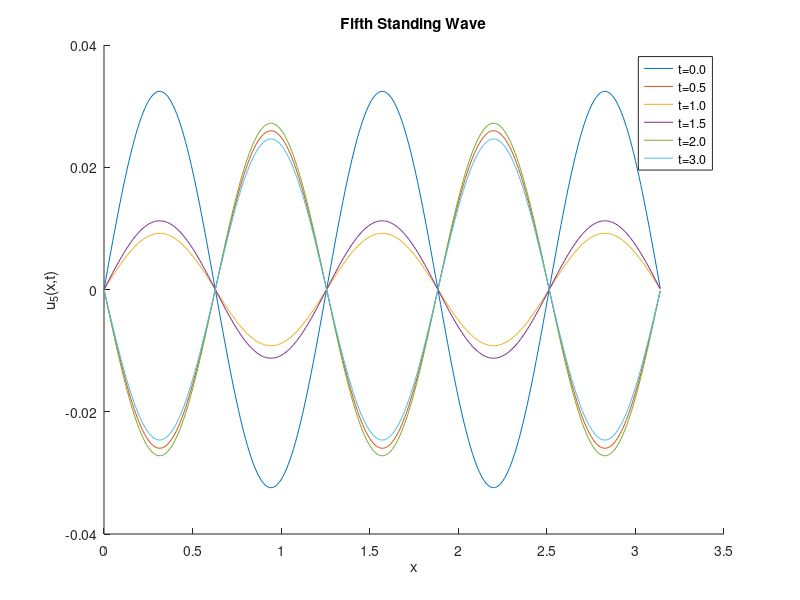
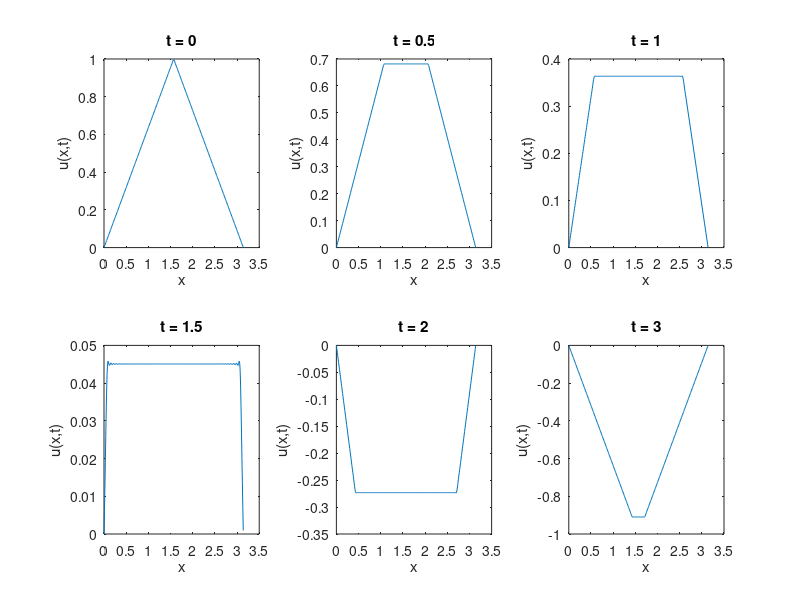

Recreate these plots in MATLAB, in order.
L = pi; 
xInc = 0.01;
T = 3;
Tinc = 0.01;
Tset = [0.0,0.5, 1.0,1.5,2.0,3.0];
h = 1;
a = 1;
x = 0:xInc:L;
t = 0:Tinc:T;
N = 100;
U = zeros(length(t),length(x));
for n=1:N
    sn = ((8*h)/(n*pi)^2*cos(n*t')*sin(n*pi/2)*sin(n*x));
    U = U + sn;
    if(n == 5)         
        s5 = sn;
    end
end
 hold on;
for i=1:length(Tset) 
    ind = Tset(i)/Tinc; 
    plot(x,s5(ind+1,:))
end
xlabel('x')
ylabel('u_5(x,t)')
title('Fifth Standing Wave')
legend('t=0.0','t=0.5','t=1.0','t=1.5','t=2.0','t=3.0')
figure 
for i=1:length(Tset)
ind = Tset(i)/Tinc;
subplot(2,3,i);
plot(x,U(ind+1,:));
xlabel('x')
ylabel('u(x,t)')
title(['t = ' num2str(Tset(i))])
end